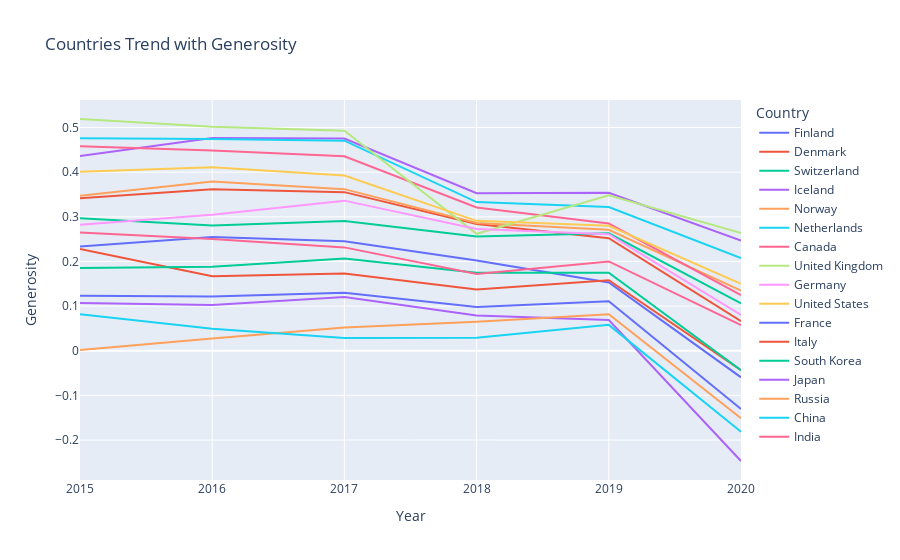

Source (notebook cell):
### Code cell
fig=px.line(df_i,x='Year',y='Generosity',color='Country',title='Countries Trend with Generosity')
fig.show()

### Figure 1 — Plotly figure (JSON) as saved in the notebook; plotly's stock layout.template omitted (floating-point values rounded to 4 significant figures)
{"data": [{"hovertemplate": "Country=Finland<br>Year=%{x}<br>Generosity=%{y}<extra></extra>", "legendgroup": "Finland", "line": {"color": "#636efa", "dash": "solid"}, "mode": "lines", "name": "Finland", "orientation": "v", "showlegend": true, "type": "scatter", "x": [2020, 2019, 2018, 2017, 2016, 2015], "xaxis": "x", "y": [-0.05948, 0.153, 0.202, 0.2455, 0.2549, 0.2335], "yaxis": "y"}, {"hovertemplate": "Country=Denmark<br>Year=%{x}<br>Generosity=%{y}<extra></extra>", "legendgroup": "Denmark", "line": {"color": "#EF553B", "dash": "solid"}, "mode": "lines", "name": "Denmark", "orientation": "v", "showlegend": true, "type": "scatter", "x": [2020, 2019, 2018, 2017, 2016, 2015], "xaxis": "x", "y": [0.0662, 0.252, 0.284, 0.3553, 0.3617, 0.3414], "yaxis": "y"}, {"hovertemplate": "Country=Switzerland<br>Year=%{x}<br>Generosity=%{y}<extra></extra>", "legendgroup": "Switzerland", "line": {"color": "#00cc96", "dash": "solid"}, "mode": "lines", "name": "Switzerland", "orientation": "v", "showlegend": true, "type": "scatter", "x": [2020, 2019, 2018, 2017, 2016, 2015], "xaxis": "x", "y": [0.1059, 0.263, 0.256, 0.2905, 0.2808, 0.2968], "yaxis": "y"}, {"hovertemplate": "Country=Iceland<br>Year=%{x}<br>Generosity=%{y}<extra></extra>", "legendgroup": "Iceland", "line": {"color": "#ab63fa", "dash": "solid"}, "mode": "lines", "name": "Iceland", "orientation": "v", "showlegend": true, "type": "scatter", "x": [2020, 2019, 2018, 2017, 2016, 2015], "xaxis": "x", "y": [0.2469, 0.354, 0.353, 0.4755, 0.4768, 0.4363], "yaxis": "y"}, {"hovertemplate": "Country=Norway<br>Year=%{x}<br>Generosity=%{y}<extra></extra>", "legendgroup": "Norway", "line": {"color": "#FFA15A", "dash": "solid"}, "mode": "lines", "name": "Norway", "orientation": "v", "showlegend": true, "type": "scatter", "x": [2020, 2019, 2018, 2017, 2016, 2015], "xaxis": "x", "y": [0.1345, 0.271, 0.286, 0.362, 0.379, 0.347], "yaxis": "y"}, {"hovertemplate": "Country=Netherlands<br>Year=%{x}<br>Generosity=%{y}<extra></extra>", "legendgroup": "Netherlands", "line": {"color": "#19d3f3", "dash": "solid"}, "mode": "lines", "name": "Netherlands", "orientation": "v", "showlegend": true, "type": "scatter", "x": [2020, 2019, 2018, 2017, 2016, 2015], "xaxis": "x", "y": [0.2076, 0.322, 0.333, 0.4705, 0.4742, 0.4761], "yaxis": "y"}, {"hovertemplate": "Country=Canada<br>Year=%{x}<br>Generosity=%{y}<extra></extra>", "legendgroup": "Canada", "line": {"color": "#FF6692", "dash": "solid"}, "mode": "lines", "name": "Canada", "orientation": "v", "showlegend": true, "type": "scatter", "x": [2020, 2019, 2018, 2017, 2016, 2015], "xaxis": "x", "y": [0.1248, 0.285, 0.321, 0.4355, 0.4483, 0.4581], "yaxis": "y"}, {"hovertemplate": "Country=United Kingdom<br>Year=%{x}<br>Generosity=%{y}<extra></extra>", "legendgroup": "United Kingdom", "line": {"color": "#B6E880", "dash": "solid"}, "mode": "lines", "name": "United Kingdom", "orientation": "v", "showlegend": true, "type": "scatter", "x": [2020, 2019, 2018, 2017, 2016, 2015], "xaxis": "x", "y": [0.2637, 0.348, 0.262, 0.4928, 0.5016, 0.5191], "yaxis": "y"}, {"hovertemplate": "Country=Germany<br>Year=%{x}<br>Generosity=%{y}<extra></extra>", "legendgroup": "Germany", "line": {"color": "#FF97FF", "dash": "solid"}, "mode": "lines", "name": "Germany", "orientation": "v", "showlegend": true, "type": "scatter", "x": [2020, 2019, 2018, 2017, 2016, 2015], "xaxis": "x", "y": [0.08018, 0.261, 0.273, 0.3363, 0.3045, 0.2821], "yaxis": "y"}, {"hovertemplate": "Country=United States<br>Year=%{x}<br>Generosity=%{y}<extra></extra>", "legendgroup": "United States", "line": {"color": "#FECB52", "dash": "solid"}, "mode": "lines", "name": "United States", "orientation": "v", "showlegend": true, "type": "scatter", "x": [2020, 2019, 2018, 2017, 2016, 2015], "xaxis": "x", "y": [0.1499, 0.28, 0.291, 0.3926, 0.4108, 0.4011], "yaxis": "y"}, {"hovertemplate": "Country=France<br>Year=%{x}<br>Generosity=%{y}<extra></extra>", "legendgroup": "France", "line": {"color": "#636efa", "dash": "solid"}, "mode": "lines", "name": "France", "orientation": "v", "showlegend": true, "type": "scatter", "x": [2020, 2019, 2018, 2017, 2016, 2015], "xaxis": "x", "y": [-0.1306, 0.111, 0.098, 0.1298, 0.1216, 0.1233], "yaxis": "y"}, {"hovertemplate": "Country=Italy<br>Year=%{x}<br>Generosity=%{y}<extra></extra>", "legendgroup": "Italy", "line": {"color": "#EF553B", "dash": "solid"}, "mode": "lines", "name": "Italy", "orientation": "v", "showlegend": true, "type": "scatter", "x": [2020, 2019, 2018, 2017, 2016, 2015], "xaxis": "x", "y": [-0.04346, 0.158, 0.137, 0.1728, 0.1668, 0.2282], "yaxis": "y"}, {"hovertemplate": "Country=South Korea<br>Year=%{x}<br>Generosity=%{y}<extra></extra>", "legendgroup": "South Korea", "line": {"color": "#00cc96", "dash": "solid"}, "mode": "lines", "name": "South Korea", "orientation": "v", "showlegend": true, "type": "scatter", "x": [2020, 2019, 2018, 2017, 2016, 2015], "xaxis": "x", "y": [-0.0434, 0.175, 0.175, 0.2067, 0.1882, 0.1856], "yaxis": "y"}, {"hovertemplate": "Country=Japan<br>Year=%{x}<br>Generosity=%{y}<extra></extra>", "legendgroup": "Japan", "line": {"color": "#ab63fa", "dash": "solid"}, "mode": "lines", "name": "Japan", "orientation": "v", "showlegend": true, "type": "scatter", "x": [2020, 2019, 2018, 2017, 2016, 2015], "xaxis": "x", "y": [-0.2469, 0.069, 0.079, 0.1206, 0.1022, 0.1071], "yaxis": "y"}, {"hovertemplate": "Country=Russia<br>Year=%{x}<br>Generosity=%{y}<extra></extra>", "legendgroup": "Russia", "line": {"color": "#FFA15A", "dash": "solid"}, "mode": "lines", "name": "Russia", "orientation": "v", "showlegend": true, "type": "scatter", "x": [2020, 2019, 2018, 2017, 2016, 2015], "xaxis": "x", "y": [-0.1512, 0.082, 0.065, 0.05226, 0.02736, 0.00199], "yaxis": "y"}, {"hovertemplate": "Country=China<br>Year=%{x}<br>Generosity=%{y}<extra></extra>", "legendgroup": "China", "line": {"color": "#19d3f3", "dash": "solid"}, "mode": "lines", "name": "China", "orientation": "v", "showlegend": true, "type": "scatter", "x": [2020, 2019, 2018, 2017, 2016, 2015], "xaxis": "x", "y": [-0.1814, 0.058, 0.029, 0.02881, 0.04959, 0.08185], "yaxis": "y"}, {"hovertemplate": "Country=India<br>Year=%{x}<br>Generosity=%{y}<extra></extra>", "legendgroup": "India", "line": {"color": "#FF6692", "dash": "solid"}, "mode": "lines", "name": "India", "orientation": "v", "showlegend": true, "type": "scatter", "x": [2020, 2019, 2018, 2017, 2016, 2015], "xaxis": "x", "y": [0.05755, 0.2, 0.172, 0.2315, 0.2503, 0.2647], "yaxis": "y"}], "layout": {"legend": {"title": {"text": "Country"}, "tracegroupgap": 0}, "title": {"text": "Countries Trend with Generosity"}, "xaxis": {"anchor": "y", "domain": [0, 1], "title": {"text": "Year"}}, "yaxis": {"anchor": "x", "domain": [0, 1], "title": {"text": "Generosity"}}}}
